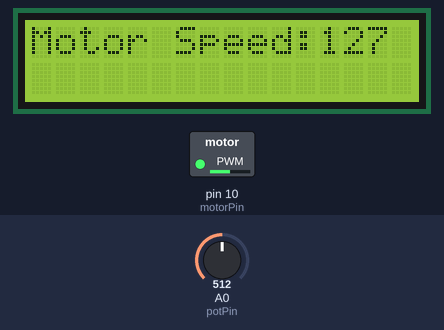
This sketch was run on a simulated Arduino Uno, built with avr-gcc and run on an emulated ATmega328P. Parts: 16×2 character LCD, switched loads named in the sketch (green lamp = pin HIGH). Inputs (shaded band) come from the test bench; at power-on: A0 (potPin) = 512.

Above: at 7.2 s.
7.3 s: A0 (potPin) set to 410
At 8.5 s:
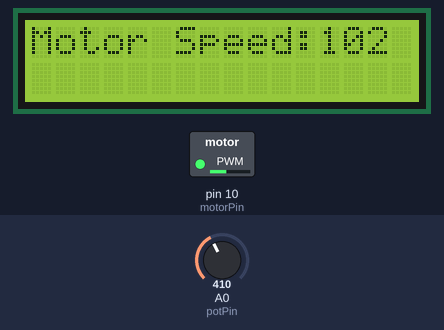
8.8 s: A0 (potPin) set to 389
At 9.8 s:
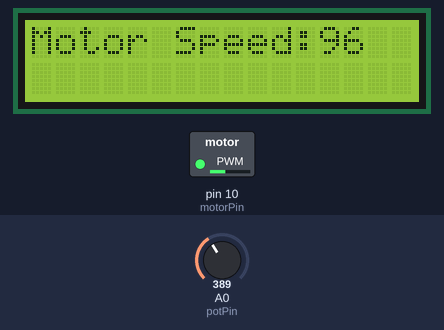
10.3 s: A0 (potPin) set to 44
At 11.0 s:
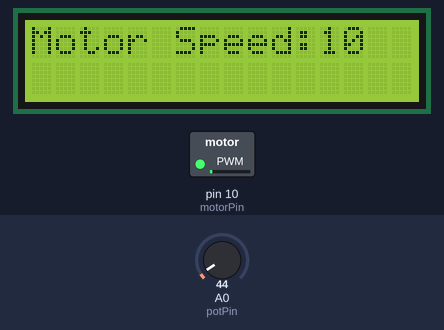
11.8 s: A0 (potPin) set to 36
At 13.0 s:
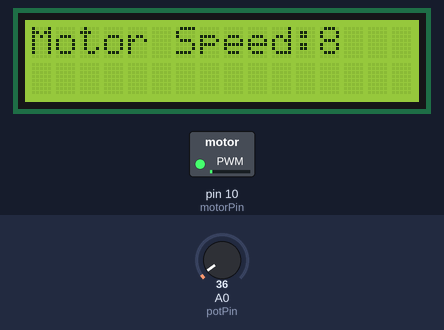
13.3 s: A0 (potPin) set to 716
At 14.4 s:
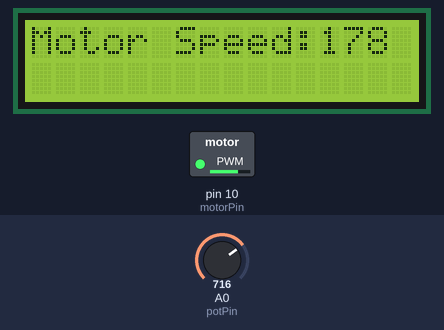
14.8 s: A0 (potPin) set to 0
At 15.6 s:
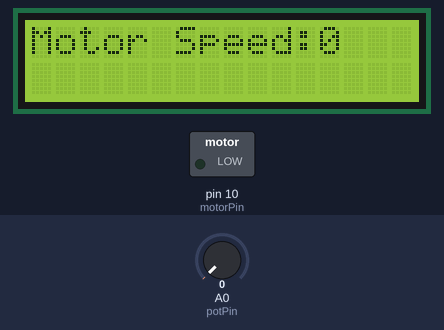
Timing chart, 0 to 17.3 s (numbered marks = the images above; inputs shaded):
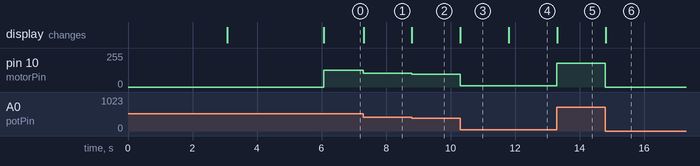

Measured:
- the behaviour switches between 402 and 401 on A0 (potPin) (found by bisection; images 1 and 2)
- the behaviour switches between 41 and 40 on A0 (potPin) (found by bisection; images 3 and 4)
- after the input at 7.3 s, pin 10 (motorPin): 127/255 → 102/255 at once; the display: changes at once (image 1)
- after the input at 8.8 s, pin 10 (motorPin): 102/255 → 96/255 at once; the display: changes at once (image 2)
- after the input at 10.3 s, pin 10 (motorPin): 96/255 → 10/255 at once; the display: changes at once (image 3)
- after the input at 11.8 s, pin 10 (motorPin): 10/255 → 8/255 at once; the display: changes at once (image 4)
- after the input at 13.3 s, pin 10 (motorPin): 8/255 → 178/255 at once; the display: changes at once (image 5)
- after the input at 14.8 s, pin 10 (motorPin): 178/255 → 0/255 at once; the display: changes at once (image 6)

The sketch:

dcMotorSpeedControl.ino
```cpp
//----------DC Motor Speed Control----------//

#include<LiquidCrystal.h>           //including header files for LCD(which is inbuilt in arduino...it's really Cool)
LiquidCrystal lcd(8,9,4,5,6,7);     //rs=10, rw=gnd, en=9, DB4-DB7=4 to 7
                                    //I can give any name instead of that lcd; it's user choice
int potPin = A0;                    //Potentiometer ps connected to A0 of arduino
int motorPin = 10;                  //The PWM output pin is at 10 which controls the speed of motor
int potValue = 0;                   //This is the value received from ADC chaneel 0 which will be in the range of 0 to 1023
int motorSpeed = 0;                 //This is the converted value from 0 to 1023 into 0 to 255

//The following task will be performed only once
void setup()
{
  pinMode(potPin,INPUT);           //Making A0 as an input port to read the voltage
  pinMode(motorPin,OUTPUT);        //Making pin no 10 as output which is PWM pin and will control the speed of motor
  lcd.begin(16,2);                 //initializing lcd of 16*2 i.e. 16 columns and 2 rows
  lcd.setCursor(0,0);              //cursor will be placed at column0, row0 i.e. at 80H
                                   //similarly, column0, row1 means C0H
  lcd.print("    WELCOME !");      //Print Welcome message on lcd
  delay(3000);                     //Delay of 3000 msec i.e. 3 sec
  lcd.clear();                     //Clear the displayed message to display something new

  lcd.print("    DC MOTOR ");      //Dispalying data on lcd by using inbuilt function of arduino
  lcd.setCursor(0,1);              //set cursor position to column 0 and row 1
  lcd.print("  SPEED CONTROL");
  delay(3000);                     //Delay of 3000 msec i.e. 3 sec

  lcd.setCursor(0,0);             //set cursor position to column 0 and row 0 i.e. at the starting position of lcd
  lcd.clear();
}

//The following task will be performed repeatedly
void loop()
{
 potValue = analogRead(potPin);                //Read the voltage from potpin which is connected to A0
 motorSpeed = map(potValue, 0, 1023, 0, 255);  //converted value from 0 to 1023 into 0 to 255
 analogWrite(motorPin,motorSpeed);             //Apply the converted value to the motor through transistor
 lcd.setCursor(0,0);                          //cursor will be placed at column0, row0 i.e. at 80H
 lcd.print("Motor Speed:");
 lcd.println(motorSpeed);
}
```
